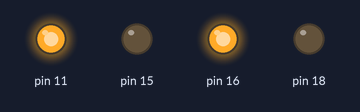
Recording of a program running on a simulated Raspberry Pi (header pin numbers). Shown: output pins drawn as LEDs (lit = HIGH). At 0.0 s the program stops and its outputs stay as they are.

Above: at 0.1 s.
Timing chart, 0 to 1.5 s (numbered marks = the images above):
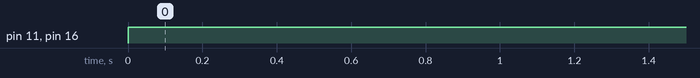

The program:

retrocede.py
```python
"""
Retrocede, los dos motores marchan hacia la izquierda
Gp 11: 0 |  Gp 16: 0
Gp 15: 1 |  Gp 18: 1
"""
import RPi.GPIO as GPIO
GPIO.setmode(GPIO.BOARD)
GPIO.setup(11,GPIO.OUT)#Motor1
GPIO.setup(15,GPIO.OUT)

GPIO.setup(16,GPIO.OUT)#motor2
GPIO.setup(18,GPIO.OUT)

GPIO.output(11,True)
GPIO.output(15,False)

GPIO.output(16,True)
GPIO.output(18,False)
```

Measured:
- by itself, pin 11, pin 16: LOW → HIGH at 0.00 s
